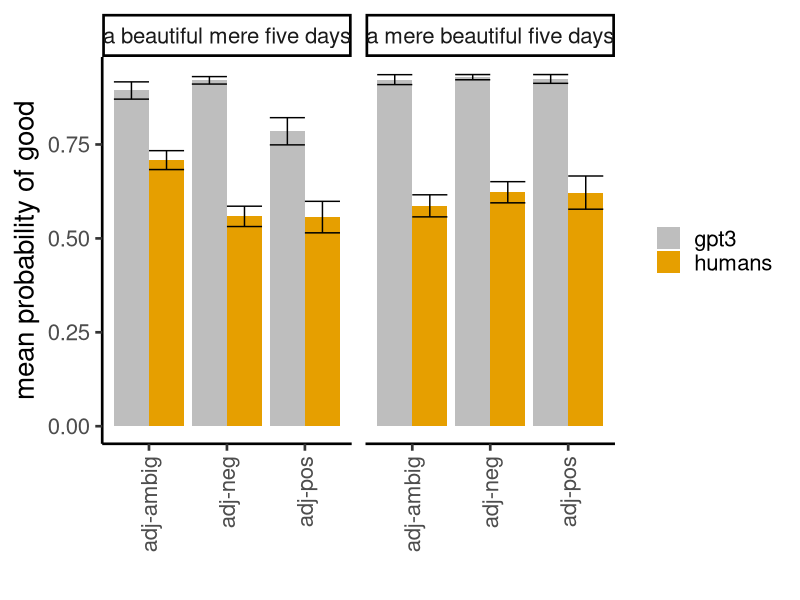
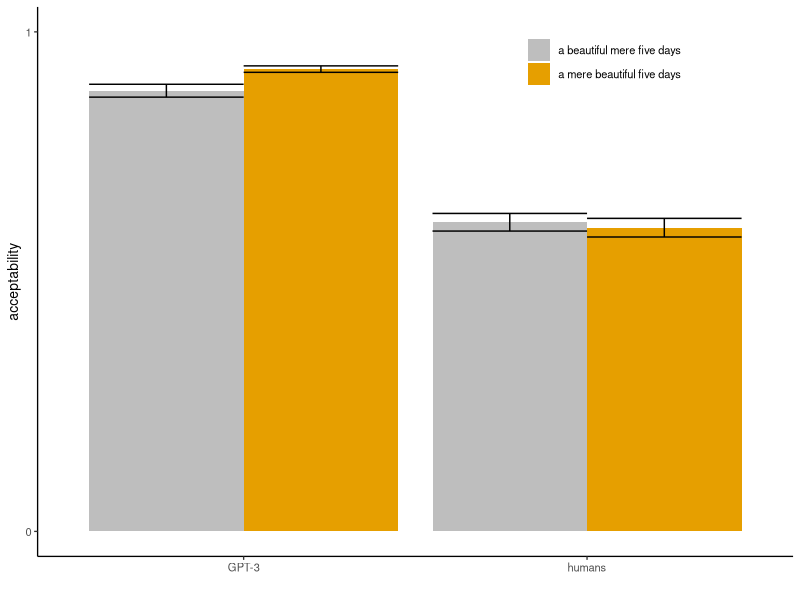
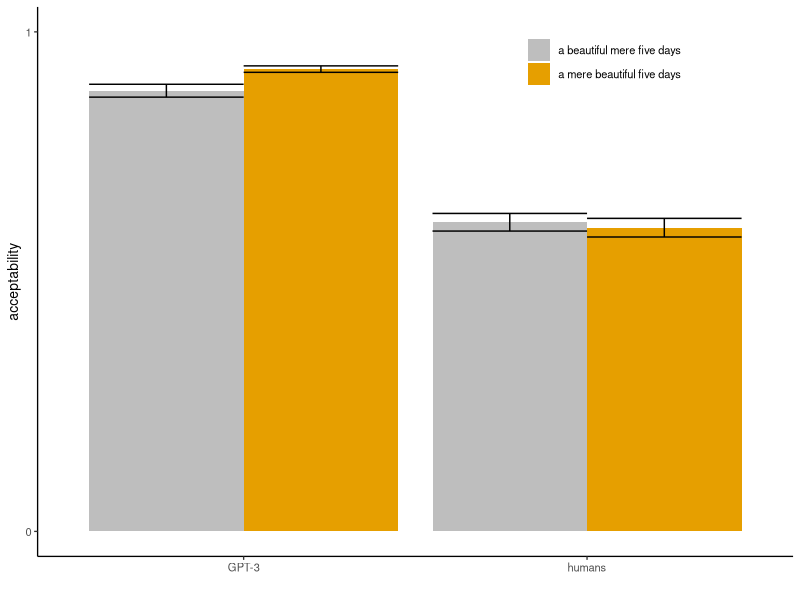

Write the R code that produced these figures, in order. (Note: this script raises an error after producing the figures.)
library(tidyverse)
library(jsonlite)
cbbPalette <- c("gray", "#E69F00", "#56B4E9", "#009E73", "#F0E442", "#0072B2", "#D55E00", "#CC79A7")

# e = read.csv("mturk_data/adjorder_2022_10_06.csv")
# e$WorkerId = paste0("ordS", as.numeric(as.factor(e$WorkerId)))
# e$HITId = paste0("ordH", as.numeric(as.factor(e$HITId)))
# 
# d = select(e, HITId, WorkerId, Input.list,
#            starts_with("Input")) %>%
#   select(HITId, WorkerId, starts_with(("Input.id"))) %>%
#   gather(variable, value, -HITId, -WorkerId)
# 
# answers = e$Answer.taskAnswers %>%
#   map_df(function(z) {(fromJSON(z) %>% as.data.frame())}) %>%
#   bind_cols(select(e, HITId))
# 
# answers$English = answers$English$yes
# answers$country = answers$country$USA
# answers$onetime = answers$onetime$yes
# 
# a = gather(answers, value, answer, -onetime,  -English, -country, -HITId) %>%
#   mutate(value=gsub("howMuch_", "", value))
# 
# d = left_join(d, a)
# 
# write_csv(d, file="mturk_data/adjorder_turk.csv")

d = read_csv("mturk_data/adjorder_turk.csv")

fillers = filter(d, grepl("filler", value))
fillers$good = grepl("filler_1", fillers$value)
filler.mean = group_by(fillers, WorkerId, good) %>%
  summarise(m=mean(answer), n=n()) %>%
  spread(good, m) %>%
  mutate(diff=`TRUE` - `FALSE`)

badp = filter(filler.mean, diff < 1 | n > max(n)) 

fillers = filter(fillers, WorkerId %in% badp$WorkerId == F)

d = filter(d, !grepl("filler", value))
d = filter(d, WorkerId %in% fillers$WorkerId)

turk = separate(d, value, into=c("adj", "num", "noun", "cond", "twoadjs", "template"), sep="-")
turk = mutate(turk, sent = case_when(cond == "sentadjorder1"~ "a beautiful mere five days",
                                     cond == "sentadjorder2"~"a mere beautiful five days")) %>%
              rename(name=sent)
              
turk = filter(turk, English == T)

length(unique(turk$WorkerId))
####################3

g = bind_rows( read_csv("gpt3_data/sents_20221004.csv"),
                 read_csv("gpt3_data/sents_20221004_2.csv")) %>%
  rename( `a beautiful mere five days`=(`goodness-sentadjorder1`),
          `a mere beautiful five days`=(`goodness-sentadjorder2`)) %>%
  select(adjclass, adj, nounclass, noun, numclass, num, template, `a beautiful mere five days`,
         `a mere beautiful five days`) %>%
  pivot_longer(cols=c(`a mere beautiful five days`, `a beautiful mere five days`)) %>%
  na.omit() 

g$template = as.character(g$template)
g.turk = right_join(g, turk)

cor(g.turk$value, g.turk$answer, method="spearman")

d.3 = select(g.turk, adjclass, name, answer, value) %>%
  mutate(answer=answer/10) %>%
  rename(gpt3=value, 
         humans=answer) %>%
  gather(variable, value, -adjclass, -name)

#%>%
d.3.sum = d.3 %>%
  group_by(adjclass, name, variable) %>%
  summarise(m=mean(value),
            n=n(),
            s=sd(value),
            l=mean(value) - 1.96 * sd(value, na.rm=T)/sqrt(n),
            u=mean(value) + 1.96 * sd(value, na.rm=T)/sqrt(n),
  )


ggplot(d.3.sum, aes(x=adjclass, y=m, fill=variable,
                group=variable, ymin=l, ymax=u)) +
  geom_bar(stat="identity", position=position_dodge(width=NULL)) +
  geom_errorbar(position=position_dodge(width=NULL)) + 
  theme_classic(20) +
  theme(#legend.position = "bottom",
    axis.text.x = element_text(angle=90, vjust=0.5, hjust=1),
    legend.title = element_blank()) + 
  xlab("") + ylab("mean probability of good") + 
  facet_grid(. ~ name) +
  scale_fill_manual(values=cbbPalette)
######################

d.3.2 = d.3 %>%
  group_by(name, variable) %>%
  summarise(m=mean(value),
            n=n(),
            s=sd(value),
            l=mean(value) - 1.96 * sd(value, na.rm=T)/sqrt(n),
            u=mean(value) + 1.96 * sd(value, na.rm=T)/sqrt(n),
  )


d.3.2$variable = ifelse(d.3.2$variable == "gpt3", "GPT-3", d.3.2$variable)
ggplot(d.3.2, aes(x=variable, y=m, fill=name,
                group=name, ymin=l, ymax=u)) +
  geom_bar(stat="identity", position=position_dodge(width=NULL)) +
  geom_errorbar(position=position_dodge(width=NULL)) + 
  theme_classic(10) +
  theme(legend.position = c(.75, .9),
    legend.title = element_blank()) + 
  xlab("") + ylab("acceptability") + 
  scale_fill_manual(values=cbbPalette) +
  scale_y_continuous(breaks = c(0, 1), limits = c(0, 1)) 
ggsave("pngs/adjorder.png", width=4, height=2)


nrow(g.turk)

group_by(g.turk, adj, num, noun, template, adjclass, name) %>%
  summarize(n=n()) %>%
  arrange(n)

group_by(g.turk, adj, num, noun, template, adjclass, name) %>%
  summarize(n=n()) %>%
  arrange(-n)


l = lmer(value ~ name + (1|adj)  +
           (1|num) + 
           (1 |template) , 
         data=g)
summary(l)

t.stat <- function(x) fixef(x)/sqrt(diag(vcov(x)))

ls = data.frame(cbind(fixef(l), (t.stat(l)))) 
names(ls) = c("beta", "t-value")
ls$`p<.05` = ifelse(abs(ls$`t-value`) > 1.96, "*", "")


l.human = lmer(answer ~ name + (1|adj)  +
           (1|num) + 
           (1 |template) +
            (name | WorkerId), 
         data=g.turk)
summary(l.human)

t.stat <- function(x) fixef(x)/sqrt(diag(vcov(x)))

ls = data.frame(cbind(fixef(l.human), (t.stat(l.human)))) 
names(ls) = c("beta", "t-value")
ls$`p<.05` = ifelse(abs(ls$`t-value`) > 1.96, "*", "")
